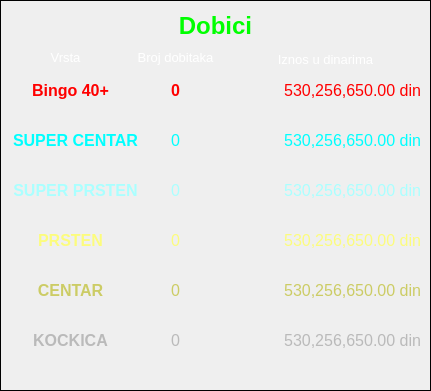
   <widget class="QFrame" name="frm_loto_prize_3">
    <property name="geometry">
     <rect>
      <x>10</x>
      <y>570</y>
      <width>431</width>
      <height>391</height>
     </rect>
    </property>
    <property name="frameShape">
     <enum>QFrame::Box</enum>
    </property>
    <property name="frameShadow">
     <enum>QFrame::Plain</enum>
    </property>
    <widget class="QLabel" name="lbl_loto_prize_title_4">
     <property name="geometry">
      <rect>
       <x>10</x>
       <y>10</y>
       <width>411</width>
       <height>31</height>
      </rect>
     </property>
     <property name="font">
      <font>
       <pointsize>18</pointsize>
       <weight>75</weight>
       <bold>true</bold>
      </font>
     </property>
     <property name="styleSheet">
      <string notr="true">color: rgb(0, 255, 0);</string>
     </property>
     <property name="text">
      <string>Dobici</string>
     </property>
     <property name="alignment">
      <set>Qt::AlignCenter</set>
     </property>
    </widget>
    <widget class="QLabel" name="lbl_loto_prize_type_4">
     <property name="geometry">
      <rect>
       <x>10</x>
       <y>50</y>
       <width>111</width>
       <height>16</height>
      </rect>
     </property>
     <property name="font">
      <font>
       <pointsize>10</pointsize>
      </font>
     </property>
     <property name="styleSheet">
      <string notr="true">color: rgb(255, 255, 255);</string>
     </property>
     <property name="text">
      <string>Vrsta</string>
     </property>
     <property name="alignment">
      <set>Qt::AlignCenter</set>
     </property>
     <property name="textInteractionFlags">
      <set>Qt::LinksAccessibleByMouse|Qt::TextSelectableByMouse</set>
     </property>
    </widget>
    <widget class="QLabel" name="lbl_bingo_plus_prize_1_winers">
     <property name="geometry">
      <rect>
       <x>140</x>
       <y>80</y>
       <width>71</width>
       <height>21</height>
      </rect>
     </property>
     <property name="font">
      <font>
       <pointsize>12</pointsize>
       <weight>75</weight>
       <bold>true</bold>
      </font>
     </property>
     <property name="styleSheet">
      <string notr="true">color: rgb(255, 0, 0);</string>
     </property>
     <property name="text">
      <string>0</string>
     </property>
     <property name="alignment">
      <set>Qt::AlignCenter</set>
     </property>
     <property name="textInteractionFlags">
      <set>Qt::LinksAccessibleByMouse|Qt::TextSelectableByMouse</set>
     </property>
    </widget>
    <widget class="QLabel" name="lbl_bingo_plus_prize_1_amount">
     <property name="geometry">
      <rect>
       <x>230</x>
       <y>80</y>
       <width>191</width>
       <height>21</height>
      </rect>
     </property>
     <property name="font">
      <font>
       <pointsize>12</pointsize>
      </font>
     </property>
     <property name="styleSheet">
      <string notr="true">color: rgb(255, 0, 0);</string>
     </property>
     <property name="text">
      <string>530,256,650.00 din</string>
     </property>
     <property name="alignment">
      <set>Qt::AlignRight|Qt::AlignTrailing|Qt::AlignVCenter</set>
     </property>
     <property name="textInteractionFlags">
      <set>Qt::LinksAccessibleByMouse|Qt::TextSelectableByMouse</set>
     </property>
    </widget>
    <widget class="QLabel" name="lbl_loto_prize_winers_4">
     <property name="geometry">
      <rect>
       <x>130</x>
       <y>50</y>
       <width>91</width>
       <height>16</height>
      </rect>
     </property>
     <property name="font">
      <font>
       <pointsize>10</pointsize>
      </font>
     </property>
     <property name="styleSheet">
      <string notr="true">color: rgb(255, 255, 255);</string>
     </property>
     <property name="text">
      <string>Broj dobitaka</string>
     </property>
     <property name="alignment">
      <set>Qt::AlignCenter</set>
     </property>
     <property name="textInteractionFlags">
      <set>Qt::LinksAccessibleByMouse|Qt::TextSelectableByMouse</set>
     </property>
    </widget>
    <widget class="QLabel" name="lbl_loto_prize_amount_4">
     <property name="geometry">
      <rect>
       <x>230</x>
       <y>50</y>
       <width>191</width>
       <height>20</height>
      </rect>
     </property>
     <property name="font">
      <font>
       <pointsize>10</pointsize>
      </font>
     </property>
     <property name="styleSheet">
      <string notr="true">color: rgb(255, 255, 255);</string>
     </property>
     <property name="text">
      <string>Iznos u dinarima</string>
     </property>
     <property name="alignment">
      <set>Qt::AlignCenter</set>
     </property>
     <property name="textInteractionFlags">
      <set>Qt::LinksAccessibleByMouse|Qt::TextSelectableByMouse</set>
     </property>
    </widget>
    <widget class="QLabel" name="lbl_bingo_plus_prize_2_amount">
     <property name="geometry">
      <rect>
       <x>230</x>
       <y>130</y>
       <width>191</width>
       <height>21</height>
      </rect>
     </property>
     <property name="font">
      <font>
       <pointsize>12</pointsize>
      </font>
     </property>
     <property name="styleSheet">
      <string notr="true">color: rgb(0, 255, 255);</string>
     </property>
     <property name="text">
      <string>530,256,650.00 din</string>
     </property>
     <property name="alignment">
      <set>Qt::AlignRight|Qt::AlignTrailing|Qt::AlignVCenter</set>
     </property>
     <property name="textInteractionFlags">
      <set>Qt::LinksAccessibleByMouse|Qt::TextSelectableByMouse</set>
     </property>
    </widget>
    <widget class="QLabel" name="lbl_bingo_plus_prize_2_winers">
     <property name="geometry">
      <rect>
       <x>140</x>
       <y>130</y>
       <width>71</width>
       <height>21</height>
      </rect>
     </property>
     <property name="font">
      <font>
       <pointsize>12</pointsize>
      </font>
     </property>
     <property name="styleSheet">
      <string notr="true">color: rgb(0, 255, 255);</string>
     </property>
     <property name="text">
      <string>0</string>
     </property>
     <property name="alignment">
      <set>Qt::AlignCenter</set>
     </property>
     <property name="textInteractionFlags">
      <set>Qt::LinksAccessibleByMouse|Qt::TextSelectableByMouse</set>
     </property>
    </widget>
    <widget class="QLabel" name="lbl_bingo_plus_prize_3_amount">
     <property name="geometry">
      <rect>
       <x>230</x>
       <y>180</y>
       <width>191</width>
       <height>21</height>
      </rect>
     </property>
     <property name="font">
      <font>
       <pointsize>12</pointsize>
      </font>
     </property>
     <property name="styleSheet">
      <string notr="true">color: rgb(170, 255, 255);</string>
     </property>
     <property name="text">
      <string>530,256,650.00 din</string>
     </property>
     <property name="alignment">
      <set>Qt::AlignRight|Qt::AlignTrailing|Qt::AlignVCenter</set>
     </property>
     <property name="textInteractionFlags">
      <set>Qt::LinksAccessibleByMouse|Qt::TextSelectableByMouse</set>
     </property>
    </widget>
    <widget class="QLabel" name="lbl_bingo_plus_prize_3_winers">
     <property name="geometry">
      <rect>
       <x>140</x>
       <y>180</y>
       <width>71</width>
       <height>21</height>
      </rect>
     </property>
     <property name="font">
      <font>
       <pointsize>12</pointsize>
      </font>
     </property>
     <property name="styleSheet">
      <string notr="true">color: rgb(170, 255, 255);</string>
     </property>
     <property name="text">
      <string>0</string>
     </property>
     <property name="alignment">
      <set>Qt::AlignCenter</set>
     </property>
     <property name="textInteractionFlags">
      <set>Qt::LinksAccessibleByMouse|Qt::TextSelectableByMouse</set>
     </property>
    </widget>
    <widget class="QLabel" name="lbl_bingo_plus_prize_4_amount">
     <property name="geometry">
      <rect>
       <x>230</x>
       <y>230</y>
       <width>191</width>
       <height>21</height>
      </rect>
     </property>
     <property name="font">
      <font>
       <pointsize>12</pointsize>
      </font>
     </property>
     <property name="styleSheet">
      <string notr="true">color: rgb(252, 252, 125);</string>
     </property>
     <property name="text">
      <string>530,256,650.00 din</string>
     </property>
     <property name="alignment">
      <set>Qt::AlignRight|Qt::AlignTrailing|Qt::AlignVCenter</set>
     </property>
     <property name="textInteractionFlags">
      <set>Qt::LinksAccessibleByMouse|Qt::TextSelectableByMouse</set>
     </property>
    </widget>
    <widget class="QLabel" name="lbl_bingo_plus_prize_4_winers">
     <property name="geometry">
      <rect>
       <x>140</x>
       <y>230</y>
       <width>71</width>
       <height>21</height>
      </rect>
     </property>
     <property name="font">
      <font>
       <pointsize>12</pointsize>
      </font>
     </property>
     <property name="styleSheet">
      <string notr="true">color: rgb(252, 252, 125);</string>
     </property>
     <property name="text">
      <string>0</string>
     </property>
     <property name="alignment">
      <set>Qt::AlignCenter</set>
     </property>
     <property name="textInteractionFlags">
      <set>Qt::LinksAccessibleByMouse|Qt::TextSelectableByMouse</set>
     </property>
    </widget>
    <widget class="QLabel" name="lbl_bingo_plus_prize_1_title">
     <property name="geometry">
      <rect>
       <x>10</x>
       <y>80</y>
       <width>121</width>
       <height>21</height>
      </rect>
     </property>
     <property name="font">
      <font>
       <pointsize>12</pointsize>
       <weight>75</weight>
       <bold>true</bold>
      </font>
     </property>
     <property name="styleSheet">
      <string notr="true">color: rgb(255, 0, 0);</string>
     </property>
     <property name="text">
      <string>Bingo 40+</string>
     </property>
     <property name="alignment">
      <set>Qt::AlignCenter</set>
     </property>
     <property name="textInteractionFlags">
      <set>Qt::LinksAccessibleByMouse|Qt::TextSelectableByMouse</set>
     </property>
    </widget>
    <widget class="QLabel" name="lbl_bingo_plus_prize_2_title">
     <property name="geometry">
      <rect>
       <x>10</x>
       <y>130</y>
       <width>131</width>
       <height>21</height>
      </rect>
     </property>
     <property name="font">
      <font>
       <pointsize>12</pointsize>
       <weight>75</weight>
       <bold>true</bold>
      </font>
     </property>
     <property name="styleSheet">
      <string notr="true">color: rgb(0, 255, 255);</string>
     </property>
     <property name="text">
      <string>SUPER CENTAR</string>
     </property>
     <property name="alignment">
      <set>Qt::AlignCenter</set>
     </property>
     <property name="textInteractionFlags">
      <set>Qt::LinksAccessibleByMouse|Qt::TextSelectableByMouse</set>
     </property>
    </widget>
    <widget class="QLabel" name="lbl_bingo_plus_prize_3_title">
     <property name="geometry">
      <rect>
       <x>10</x>
       <y>180</y>
       <width>131</width>
       <height>21</height>
      </rect>
     </property>
     <property name="font">
      <font>
       <pointsize>12</pointsize>
       <weight>75</weight>
       <bold>true</bold>
      </font>
     </property>
     <property name="styleSheet">
      <string notr="true">color: rgb(170, 255, 255);</string>
     </property>
     <property name="text">
      <string>SUPER PRSTEN</string>
     </property>
     <property name="alignment">
      <set>Qt::AlignCenter</set>
     </property>
     <property name="textInteractionFlags">
      <set>Qt::LinksAccessibleByMouse|Qt::TextSelectableByMouse</set>
     </property>
    </widget>
    <widget class="QLabel" name="lbl_bingo_plus_prize_4_title">
     <property name="geometry">
      <rect>
       <x>10</x>
       <y>230</y>
       <width>121</width>
       <height>21</height>
      </rect>
     </property>
     <property name="font">
      <font>
       <pointsize>12</pointsize>
       <weight>75</weight>
       <bold>true</bold>
      </font>
     </property>
     <property name="styleSheet">
      <string notr="true">color: rgb(252, 252, 125);</string>
     </property>
     <property name="text">
      <string>PRSTEN</string>
     </property>
     <property name="alignment">
      <set>Qt::AlignCenter</set>
     </property>
     <property name="textInteractionFlags">
      <set>Qt::LinksAccessibleByMouse|Qt::TextSelectableByMouse</set>
     </property>
    </widget>
    <widget class="QLabel" name="lbl_bingo_plus_prize_5_amount">
     <property name="geometry">
      <rect>
       <x>230</x>
       <y>280</y>
       <width>191</width>
       <height>21</height>
      </rect>
     </property>
     <property name="font">
      <font>
       <pointsize>12</pointsize>
      </font>
     </property>
     <property name="styleSheet">
      <string notr="true">color: rgb(204, 204, 101);</string>
     </property>
     <property name="text">
      <string>530,256,650.00 din</string>
     </property>
     <property name="alignment">
      <set>Qt::AlignRight|Qt::AlignTrailing|Qt::AlignVCenter</set>
     </property>
     <property name="textInteractionFlags">
      <set>Qt::LinksAccessibleByMouse|Qt::TextSelectableByMouse</set>
     </property>
    </widget>
    <widget class="QLabel" name="lbl_bingo_plus_prize_5_title">
     <property name="geometry">
      <rect>
       <x>10</x>
       <y>280</y>
       <width>121</width>
       <height>21</height>
      </rect>
     </property>
     <property name="font">
      <font>
       <pointsize>12</pointsize>
       <weight>75</weight>
       <bold>true</bold>
      </font>
     </property>
     <property name="styleSheet">
      <string notr="true">color: rgb(204, 204, 101);</string>
     </property>
     <property name="text">
      <string>CENTAR</string>
     </property>
     <property name="alignment">
      <set>Qt::AlignCenter</set>
     </property>
     <property name="textInteractionFlags">
      <set>Qt::LinksAccessibleByMouse|Qt::TextSelectableByMouse</set>
     </property>
    </widget>
    <widget class="QLabel" name="lbl_bingo_plus_prize_5_winers">
     <property name="geometry">
      <rect>
       <x>140</x>
       <y>280</y>
       <width>71</width>
       <height>21</height>
      </rect>
     </property>
     <property name="font">
      <font>
       <pointsize>12</pointsize>
      </font>
     </property>
     <property name="styleSheet">
      <string notr="true">color: rgb(204, 204, 101);
</string>
     </property>
     <property name="text">
      <string>0</string>
     </property>
     <property name="alignment">
      <set>Qt::AlignCenter</set>
     </property>
     <property name="textInteractionFlags">
      <set>Qt::LinksAccessibleByMouse|Qt::TextSelectableByMouse</set>
     </property>
    </widget>
    <widget class="QLabel" name="lbl_bingo_plus_prize_6_title">
     <property name="geometry">
      <rect>
       <x>10</x>
       <y>330</y>
       <width>121</width>
       <height>21</height>
      </rect>
     </property>
     <property name="font">
      <font>
       <pointsize>12</pointsize>
       <weight>75</weight>
       <bold>true</bold>
      </font>
     </property>
     <property name="styleSheet">
      <string notr="true">color: rgb(186, 186, 186);</string>
     </property>
     <property name="text">
      <string>KOCKICA</string>
     </property>
     <property name="alignment">
      <set>Qt::AlignCenter</set>
     </property>
     <property name="textInteractionFlags">
      <set>Qt::LinksAccessibleByMouse|Qt::TextSelectableByMouse</set>
     </property>
    </widget>
    <widget class="QLabel" name="lbl_bingo_plus_prize_6_amount">
     <property name="geometry">
      <rect>
       <x>230</x>
       <y>330</y>
       <width>191</width>
       <height>21</height>
      </rect>
     </property>
     <property name="font">
      <font>
       <pointsize>12</pointsize>
      </font>
     </property>
     <property name="styleSheet">
      <string notr="true">color: rgb(186, 186, 186);</string>
     </property>
     <property name="text">
      <string>530,256,650.00 din</string>
     </property>
     <property name="alignment">
      <set>Qt::AlignRight|Qt::AlignTrailing|Qt::AlignVCenter</set>
     </property>
     <property name="textInteractionFlags">
      <set>Qt::LinksAccessibleByMouse|Qt::TextSelectableByMouse</set>
     </property>
    </widget>
    <widget class="QLabel" name="lbl_bingo_plus_prize_6_winers">
     <property name="geometry">
      <rect>
       <x>140</x>
       <y>330</y>
       <width>71</width>
       <height>21</height>
      </rect>
     </property>
     <property name="font">
      <font>
       <pointsize>12</pointsize>
      </font>
     </property>
     <property name="styleSheet">
      <string notr="true">color: rgb(186, 186, 186);</string>
     </property>
     <property name="text">
      <string>0</string>
     </property>
     <property name="alignment">
      <set>Qt::AlignCenter</set>
     </property>
     <property name="textInteractionFlags">
      <set>Qt::LinksAccessibleByMouse|Qt::TextSelectableByMouse</set>
     </property>
    </widget>
   </widget>
